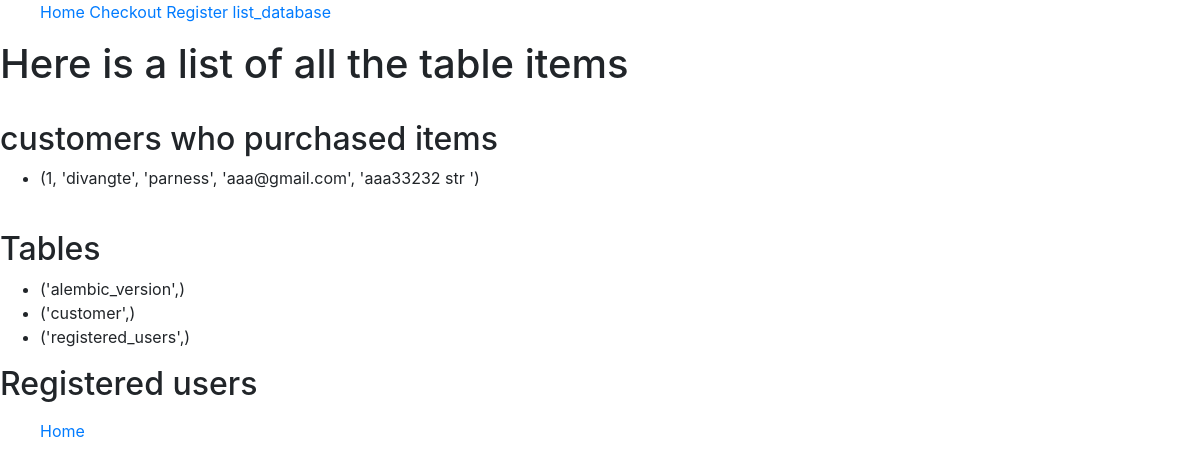
Page /show_table_items on the earlier database version.
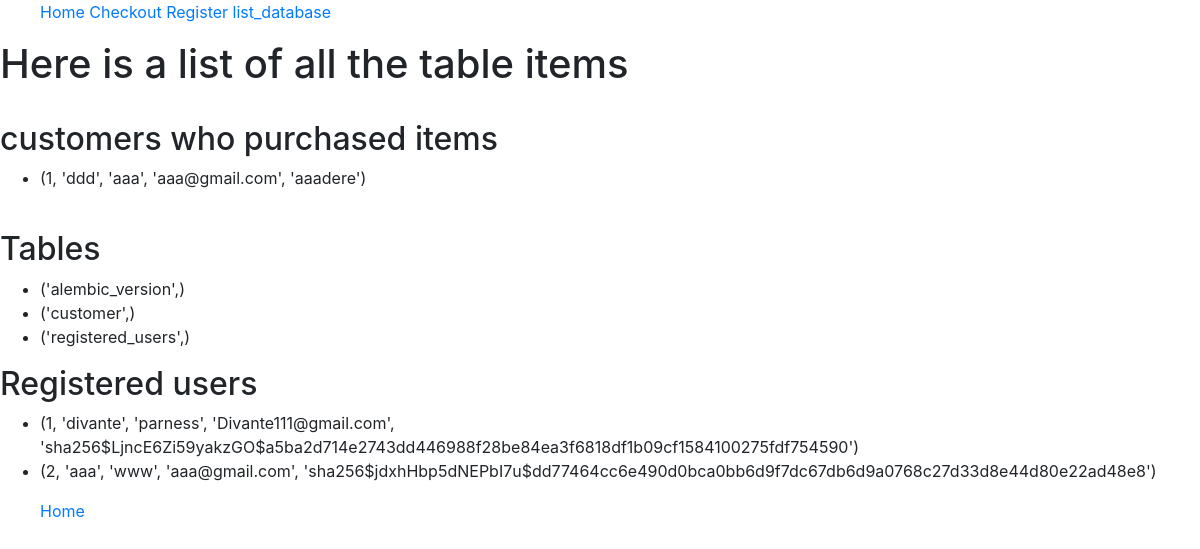
Same page on the later database version.
### the_project/models.py (models this page shows, shortened)
class logged_out_user(db.Model, UserMixin):
    __tablename__ = 'customer'
    id = db.Column(db.Integer, primary_key = True)
    first_name = db.Column(db.String(64))
    last_name = db.Column(db.String(64))
    email = db.Column(db.String(64), index = True)
    address = db.Column(db.String(64))

class Registered_user(db.Model, UserMixin):
    __tablename__ = 'registered_users'
    id = db.Column(db.Integer, primary_key = True)
    first_name = db.Column(db.String(64), index = True)
    last_name = db.Column(db.String(64), index = True)
    email = db.Column(db.String(64), unique = True, index = True)
    password_hash = db.Column(db.String(128), unique = True, index = True)

### app.py (the view)
@app.route('/show_table_items')
def list_database():
    with db.engine.connect() as connection:
        result = connection.execute("SELECT * FROM customer;")
        tables = connection.execute("SELECT name FROM sqlite_master WHERE type='table';")
        registerd_users = connection.execute("SELECT * FROM registered_users;")
        return render_template('show_table_items.html', result = result, tables = tables, registerd_users = registerd_users)

### the_project/templates/show_table_items.html
{% extends 'base.html' %}
{% block content %}
<h1>Here is a list of all the table items</h1>
<br>
<h2>customers who purchased items</h2>
<ul>
    {%for item in result%}
    <li>{{item}}</li>
    {%endfor%}
</ul>
<br>
<h2>Tables</h2>
<ul>
    {%for item in tables%}
    <li>{{item}}</li>
    {%endfor%}
</ul>
<h2>Registered users</h2>
<ul>
    {%for item in registerd_users%}
    <li>{{item}}</li>
    {%endfor%}
</ul>
{% endblock content %}

### the_project/templates/base.html (shortened to what this page needs)
<!DOCTYPE html>
<html lang="en">
<head>
    <link rel="stylesheet" href="https://maxcdn.bootstrapcdn.com/bootstrap/4.0.0/css/bootstrap.min.css">
</head>
<header class= 'nav' >
    <ul class 'nav'>
        <a href = {{url_for('home')}}>Home</a>
        <a href = {{url_for('checkout')}}>Checkout</a>
        <a href = {{url_for('register')}}>Register</a>
        <a href = {{url_for('list_database')}}>list_database</a>
    </ul>
</header>
<body>
    {% block content %}
    {% endblock content %}
</body>
<footer class 'nav'>
    <ul class 'nav'>
        <a href = {{url_for('home')}}>Home</a>
    </ul>
</footer>
</html>

Differences in the rows shown:
changed logged_out_user: item "(1, 'divangte', 'parness', 'aaa@gmail.com', 'aaa33232 str ')" → "(1, 'ddd', 'aaa', 'aaa@gmail.com', 'aaadere')"
added Registered_user: item "(1, 'divante', 'parness', 'Divante111@gmail.com', 'sha256$LjncE6Zi59yakzGO$a5ba2d714e2743dd446988f28be84ea3f6818df1b09cf1584100275fdf754590')"
added Registered_user: item "(2, 'aaa', 'www', 'aaa@gmail.com', 'sha256$jdxhHbp5dNEPbI7u$dd77464cc6e490d0bca0bb6d9f7dc67db6d9a0768c27d33d8e44d80e22ad48e8')"
